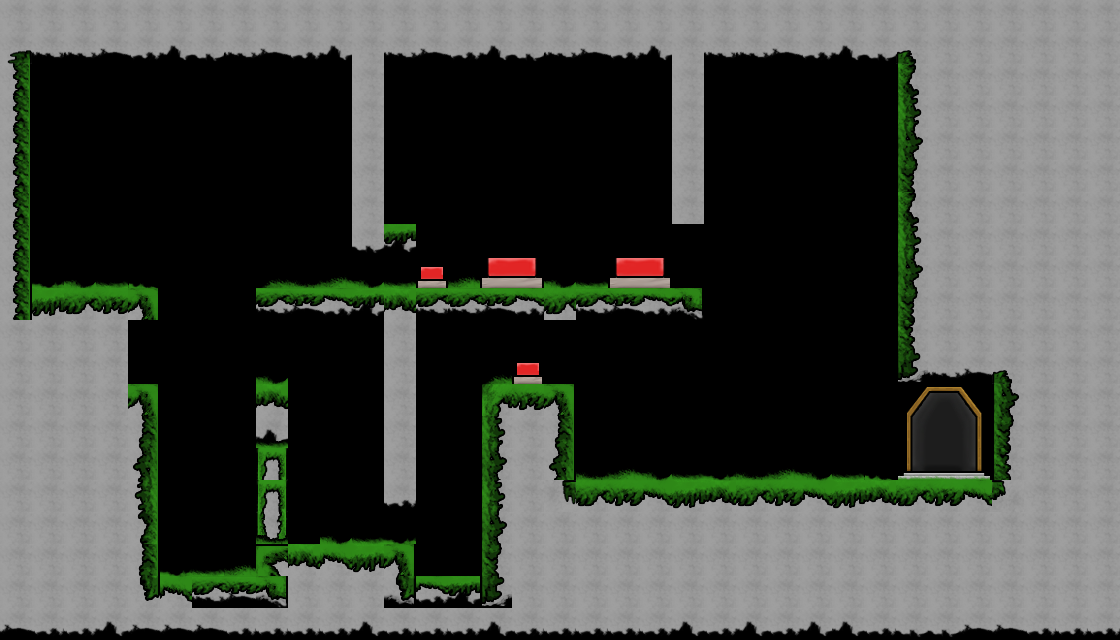

This game map was drawn from its Tiled (.tmx) file and the tilesets committed beside it. A one-line description and the trimmed map source follow:
An orthogonal 35x20 tile map with 32x32 px tiles, 2 tile layers (Tile Layer 1, Tile Layer 2), 9 tilesets and 19 objects (4x Button, 4x Fan, 4x FanArea, 4x Door, 2x Player, ...).

<map version="1.10" tiledversion="1.10.2" orientation="orthogonal" renderorder="right-down" width="35" height="20" tilewidth="32" tileheight="32" infinite="0" nextlayerid="4" nextobjectid="32">
 <tileset firstgid="1" source="../../../../../Tiled/placeholder_tile.tsx" />
 <tileset firstgid="29" name="TileSheet_Final" tilewidth="32" tileheight="32" tilecount="96" columns="12">
  <image source="TileSheet_Final.png" width="384" height="256" />
 </tileset>
 <tileset firstgid="125" name="Player" tilewidth="64" tileheight="64" tilecount="2" columns="2">
  <image source="Player.png" width="128" height="64" />
 </tileset>
 <tileset firstgid="127" name="Turtles_NoTrim" tilewidth="192" tileheight="192" tilecount="70" columns="10">
  <image source="Turtles_NoTrim.png" width="1920" height="1344" />
 </tileset>
 <tileset firstgid="197" name="fanVerRight" tilewidth="32" tileheight="64" tilecount="2" columns="2">
  <image source="fanVerRight.png" width="64" height="64" />
 </tileset>
 <tileset firstgid="199" name="400x400Orange" tilewidth="400" tileheight="400" tilecount="1" columns="1">
  <image source="400x400Orange.png" width="400" height="400" />
 </tileset>
 <tileset firstgid="200" name="fanHoz" tilewidth="64" tileheight="32" tilecount="2" columns="2">
  <image source="fanHoz.png" width="128" height="32" />
 </tileset>
 <tileset firstgid="202" name="doorHoz" tilewidth="65" tileheight="33" tilecount="1" columns="1">
  <image source="doorHoz.png" width="65" height="33" />
 </tileset>
 <tileset firstgid="203" name="Door" tilewidth="32" tileheight="64" tilecount="1" columns="1">
  <image source="Door.png" width="32" height="64" />
 </tileset>
 <layer id="1" name="Tile Layer 1" width="35" height="20">
  <data>[700 cells, 165 non-empty, 38 distinct tile ids]</data>
 </layer>
 <layer id="2" name="Tile Layer 2" width="35" height="20">
  <data>[700 cells, 284 non-empty, 24 distinct tile ids]</data>
 </layer>
 <objectgroup id="3" name="Object Layer 1">
  <object id="2" name="Button1" type="Button" x="416" y="256" width="32" height="32">
   <properties>
    <property name="isTypeOne" type="bool" value="false" />
    <property name="string_effectName" value="action_doorOpenClose" />
    <property name="string_effectName1" value="" />
    <property name="string_effectName2" value="" />
    <property name="string_para" value="door1" />
    <property name="string_para1" value="" />
    <property name="string_para2" value="" />
   </properties>
  </object>
  <object id="3" name="Button2" type="Button" x="512" y="352" width="32" height="32">
   <properties>
    <property name="isTypeOne" type="bool" value="false" />
    <property name="string_effectName" value="action_doorOpenClose" />
    <property name="string_effectName1" value="action_doorOpenClose" />
    <property name="string_effectName2" value="" />
    <property name="string_para" value="door3" />
    <property name="string_para1" value="door4" />
    <property name="string_para2" value="" />
   </properties>
  </object>
  <object id="7" name="Big Button2" type="Button" x="480" y="256" width="64" height="32">
   <properties>
    <property name="isTypeOne" type="bool" value="true" />
    <property name="string_effectName" value="action_fanTurnOnOff" />
    <property name="string_effectName1" value="action_fanTurnOnOff" />
    <property name="string_effectName2" value="" />
    <property name="string_para" value="fan1" />
    <property name="string_para1" value="fan2" />
    <property name="string_para2" value="" />
   </properties>
  </object>
  <object id="8" name="Big Button3" type="Button" x="608" y="256" width="64" height="32">
   <properties>
    <property name="isTypeOne" type="bool" value="true" />
    <property name="string_effectName" value="action_fanTurnOnOff" />
    <property name="string_effectName1" value="action_fanTurnOnOff" />
    <property name="string_effectName2" value="action_doorOpenClose" />
    <property name="string_para" value="fan3" />
    <property name="string_para1" value="fan4" />
    <property name="string_para2" value="door2" />
   </properties>
  </object>
  <object id="15" name="End" type="Goal" x="896" y="384" width="96" height="96">
   <properties>
    <property name="bool_mapIsMenu" type="bool" value="false" />
    <property name="string_theMapID" value="redoneLevel3SS.tmx" />
   </properties>
  </object>
  <object id="18" name="Player 2" type="Player" gid="127" x="68.6635" y="268.667" width="64" height="64">
   <properties>
    <property name="Height" type="int" value="64" />
    <property name="Width" type="int" value="64" />
    <property name="int_index" type="int" value="1" />
    <property name="int_nextFrameDelay" type="int" value="30" />
    <property name="int_numberOfFrame" type="int" value="-1" />
    <property name="int_singleFrameID" type="int" value="-1" />
   </properties>
  </object>
  <object id="19" name="Player 1" type="Player" gid="127" x="137.337" y="267.334" width="64" height="64">
   <properties>
    <property name="Height" type="int" value="64" />
    <property name="Width" type="int" value="64" />
    <property name="int_index" type="int" value="0" />
    <property name="int_nextFrameDelay" type="int" value="30" />
    <property name="int_numberOfFrame" type="int" value="-1" />
    <property name="int_singleFrameID" type="int" value="-1" />
   </properties>
  </object>
  <object id="20" name="Fan1" type="Fan" gid="197" x="130" y="384.667" width="32" height="64">
   <properties>
    <property name="boolean_isOn" type="bool" value="false" />
    <property name="float_theForce" type="float" value="4.5" />
    <property name="int_theDirection" type="int" value="2" />
    <property name="string_theID" value="fan1" />
   </properties>
  </object>
  <object id="21" name="Fan Area - fan3" type="FanArea" gid="199" x="173.667" y="561.666" width="69.3333" height="211.667">
   <properties>
    <property name="string_fanID" value="fan3" />
   </properties>
  </object>
  <object id="22" name="Fan2" type="Fan" gid="197" x="256.333" y="537.75" width="32" height="64">
   <properties>
    <property name="boolean_isOn" type="bool" value="false" />
    <property name="float_theForce" type="float" value="4.5" />
    <property name="int_theDirection" type="int" value="2" />
    <property name="string_theID" value="fan2" />
   </properties>
  </object>
  <object id="23" name="Fan3" type="Fan" gid="200" x="176.417" y="574.833" width="64" height="32">
   <properties>
    <property name="boolean_isOn" type="bool" value="false" />
    <property name="float_theForce" type="float" value="4.5" />
    <property name="int_theDirection" type="int" value="4" />
    <property name="string_theID" value="fan3" />
   </properties>
  </object>
  <object id="24" name="Fan4" type="Fan" gid="200" x="416" y="576.667" width="64" height="32">
   <properties>
    <property name="boolean_isOn" type="bool" value="false" />
    <property name="float_theForce" type="float" value="4.5" />
    <property name="int_theDirection" type="int" value="4" />
    <property name="string_theID" value="fan4" />
   </properties>
  </object>
  <object id="25" name="Door1" type="Door" gid="202" x="158.5" y="319.25" width="96.75" height="33">
   <properties>
    <property name="isOpened" type="bool" value="false" />
    <property name="string_theID" value="door1" />
   </properties>
  </object>
  <object id="26" name="Fan Area - fan1" type="FanArea" gid="199" x="171.833" y="369.833" width="207.333" height="44.834">
   <properties>
    <property name="string_fanID" value="fan1" />
   </properties>
  </object>
  <object id="27" name="Fan Area - fan2" type="FanArea" gid="199" x="291.833" y="529.583" width="126.166" height="44.834">
   <properties>
    <property name="string_fanID" value="fan2" />
   </properties>
  </object>
  </objectgroup>
</map>
<!-- 4 of 19 objects omitted -->
